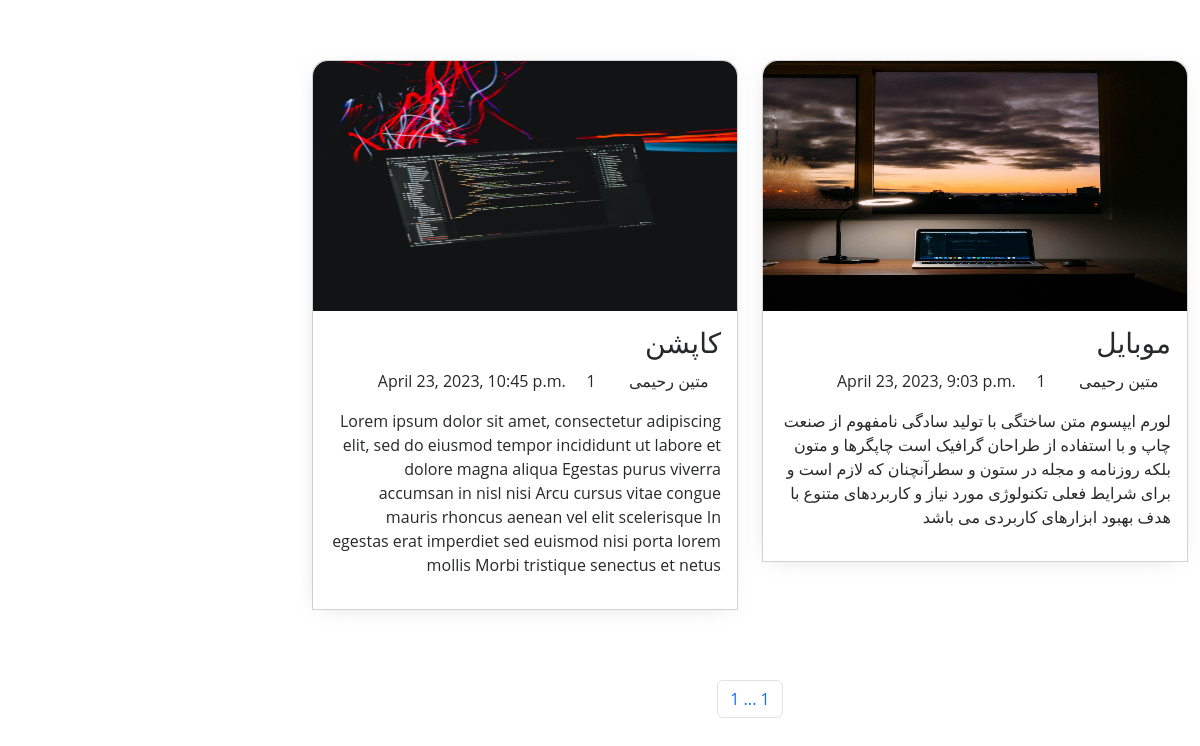
The app's page /article/ with its own data.
### Article_Module/models.py (models this page shows, shortened)
class Article(models.Model):
    title = models.CharField(max_length=300,verbose_name="عنوان مقاله")
    slug = models.SlugField(max_length=400,db_index=True,allow_unicode=True,verbose_name="عنوان در url")
    image = models.ImageField(upload_to='Article/',verbose_name="نصویر مقاله")
    short_description = models.TextField(verbose_name="نوضیحات کوتاه")
    text = models.TextField(verbose_name="متن مقاله")
    date_create = models.DateTimeField(auto_now_add=True)
    is_active = models.BooleanField(default=True,verbose_name="فعال/غیر فعال")
    selected_categories = models.ManyToManyField(ArticleCategory,verbose_name="دسته بندی ها")
    author = models.ForeignKey(User,on_delete=models.CASCADE,null=True,verbose_name="نویسنده",editable=False)
    visit_count = models.IntegerField(null=True,blank=True,default=0)
    def get_absolute_url(self):
        return reverse('article:articles_detail',args=[self.id,self.slug])
    class Meta:
        verbose_name = "مقاله"
        verbose_name_plural = "مقالات"

### Account_Modul/models.py (models this page shows)
class User(AbstractUser):
    avatar = models.ImageField(upload_to=upload_image_path,null=True,blank=True,verbose_name="تصویر آواتار")
    email_active_code = models.CharField(max_length=100)
    about_user = models.TextField(null=True,blank=True,verbose_name="درباره شخص")
    address = models.TextField(null=True,blank=True,verbose_name="آدرس")
    postalـcode = models.CharField(max_length=20,null=True,blank=True,verbose_name="کد پستی")
    phone = models.CharField(max_length=20,null=True,blank=True,verbose_name='موبایل')
    instagram_account = models.CharField(max_length=300,null=True,blank=True,verbose_name="اکانت اینستاگرام")
    twitter_account = models.CharField(max_length=300,null=True,blank=True,verbose_name="اکانت توییتر")
    facbook_account = models.CharField(max_length=300,null=True,blank=True,verbose_name="اکانت فیسبوک")
    linkedin_account = models.CharField(max_length=300,null=True,blank=True,verbose_name="اکانت لینکدین")
    class Meta:
        verbose_name = "کاربر"
        verbose_name_plural = "کاربران"
    def __str__(self):
        if self.first_name and self.last_name:
            return f'{self.first_name} {self.last_name}'
        return self.username

### Article_Module/views.py (the view)
# urls.py: path('',views.ArticleListView.as_view(),name="articles"),
class ArticleListView(ListView):
    model = Article
    paginate_by = 5
    queryset = Article.objects.filter(is_active=True).order_by('-visit_count')
    context_object_name = 'Articles'
    template_name = 'Article/article_list.html'
    def get_queryset(self):
        query = super().get_queryset()
        category = self.kwargs.get('category')
        if category is not None:
            query = query.filter(selected_categories__url_title__iexact=category)
        return query

### polls/templatetags/poll_extras.py (called while the page is built)
@register.filter(name='jalali_date')
def jalali_date(value):
    return date2jalali(value)

### templates/Article/article_list.html (shortened to what this page needs)
{% extends 'shared/_Layout.html' %}
{% load static %}
{% load jalali_tags %}
{% load poll_extras %}
{% load render_partial %}
{% load thumbnail %}
{% block content %}
    <section id="" class="portfolio">
        <div class="container">
            <div style="direction: rtl !important;" class="row">
                {% for article in Articles %}
                    {% include 'include/article_item_component.html' with article=article %}
                {% endfor %}
            </div>
            </div>
            <nav aria-label="Page navigation example" class="mt-5">
                <ul class="pagination justify-content-center">
                <li class="page-item"><a class="page-link" href="#">{{ page_obj.number }} ... {{ page_obj.paginator.num_pages }}</a></li>
                </ul>
            </nav>
    </section>
{% endblock %}

### templates/include/article_item_component.html (shortened to what this page needs)
{% load thumbnail %}
{% load jalali_tags %}
{% load poll_extras %}
<div class="col-lg-6 col-md-12 mb-5">
    <div class="col-12" style="height: 500px !important;">
      <div class="card" style="border-radius: 15px 15px 0 0; box-shadow: -2px 3px 25px -14px rgba(96, 96, 96, 0.5);">
        {% if article.image %}
            {% thumbnail article.image "862x398" quality=100 crop="center" as im %}
                <a href="{{article.get_absolute_url}}"><img src="{{im.url}}" class="card-img-top" alt="..." style="border-radius: 15px 15px 0 0 !important;height: 250px;"></a>
            {% endthumbnail %}
        {% else %}
          <a href="{{article.get_absolute_url}}"><img src="" class="card-img-top" alt="..." style="border-radius: 15px 15px 0 0 !important;height: 250px;"></a>
        {% endif %}
        <div class="card-body">
            <h3>{{article.title}}</h3>
            {% if article.visit_count == None %}
              <p><i class="bx bx-user " style="color: chocolate;"></i>{{article.author}}<span>  </span><i class="bx bx-calendar" style="color: chocolate;"></i> {{ article.date_create|jalali_date}}<span>  </span><i class="bx bx-alarm" style="color: chocolate;"></i>{{ article.date_create|to_jalali:'%H:%M:%S'}} <i class='bx bx-show-alt' style="color: chocolate;"></i><span>  </span> 0 </p>
            {% else %}
              <p><i class="bx bx-user " style="color: chocolate;"></i>{{article.author}}<span>  </span><i class="bx bx-calendar" style="color: chocolate;"></i> {{ article.date_create|jalali_date}}<i class="bx bx-alarm" style="color: chocolate;"></i>{{ article.date_create|to_jalali:'%H:%M:%S'}} <i class='bx bx-show-alt' style="color: chocolate;"></i><span>  </span> {{article.visit_count}} </p>
            {% endif %}
            <p>{{article.short_description}}</p>
        </div>
      </div>
    </div>
    <br>
</div>

### static/New_Template/css/style.css (style rules this page uses)
body { font-family: "Open Sans", sans-serif; color: #272829; }
a { color: #149ddd; text-decoration: none; }
h1, h2, h3, h4, h5, h6 { font-family: "Raleway", sans-serif; }
section { padding: 60px 0; overflow: hidden; }

### records on screen
Article: shows a picture, title "موبایل", author "متین رحیمی", date_create|to_jalali "April 23, 2023, 9:03 p.m.", visit_count "1", short_description "لورم ایپسوم متن ساختگی با تولید سادگی نامفهوم از صنعت چاپ و با استفاده از طراحان گرافیک است چاپگرها و متون بلکه روزنامه و مجله در ستون و سطرآنچنان که لازم است و برای شرایط فعلی تکنولوژی مورد نیاز و کاربردهای متنوع با هدف بهبود ابزارهای کاربردی می باشد"
Article: shows a picture, title "کاپشن", author "متین رحیمی", date_create|to_jalali "April 23, 2023, 10:45 p.m.", visit_count "1", short_description "Lorem ipsum dolor sit amet, consectetur adipiscing elit, sed do eiusmod tempor incididunt ut labore et dolore magna aliqua Egestas purus viverra accumsan in nisl nisi Arcu cursus vitae congue mauris rhoncus aenean vel elit scelerisque In egestas erat imperdiet sed euismod nisi porta lorem mollis Morbi tristique senectus et netus"

### other values on screen
{{ page_obj.number }} "1"
{{ page_obj.paginator.num_pages }} "1"
